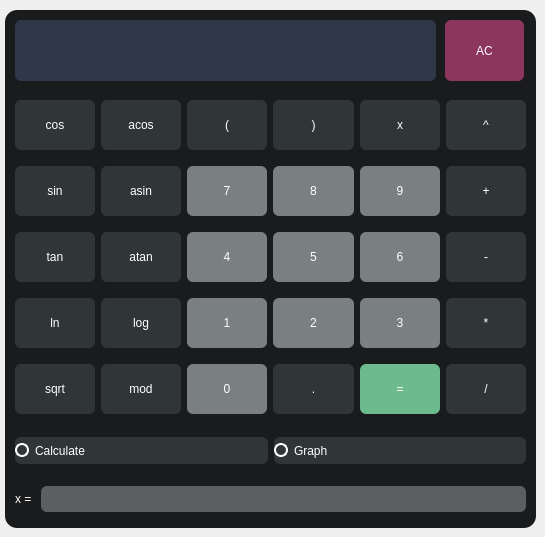
    <widget class="QWidget" name="tabCalc">
     <property name="styleSheet">
      <string notr="true">color: res;</string>
     </property>
     <attribute name="title">
      <string>Calc</string>
     </attribute>
     <widget class="QFrame" name="frameCalc">
      <property name="geometry">
       <rect>
        <x>5</x>
        <y>10</y>
        <width>531</width>
        <height>518</height>
       </rect>
      </property>
      <property name="minimumSize">
       <size>
        <width>0</width>
        <height>0</height>
       </size>
      </property>
      <property name="styleSheet">
       <string notr="true">background-color: #1a1b1c;
border-radius: 12px;</string>
      </property>
      <property name="frameShape">
       <enum>QFrame::StyledPanel</enum>
      </property>
      <property name="frameShadow">
       <enum>QFrame::Raised</enum>
      </property>
      <widget class="QLineEdit" name="expressionText">
       <property name="geometry">
        <rect>
         <x>10</x>
         <y>0</y>
         <width>421</width>
         <height>71</height>
        </rect>
       </property>
       <property name="minimumSize">
        <size>
         <width>0</width>
         <height>0</height>
        </size>
       </property>
       <property name="styleSheet">
        <string notr="true">background: #2e3848;
border-radius: 6px;
color: #FFFFFF;
font-size: 25px;
height:  70px;
margin-top: 10px;</string>
       </property>
       <property name="maxLength">
        <number>255</number>
       </property>
       <property name="alignment">
        <set>Qt::AlignRight|Qt::AlignTrailing|Qt::AlignVCenter</set>
       </property>
      </widget>
      <widget class="QWidget" name="gridLayoutWidget">
       <property name="geometry">
        <rect>
         <x>10</x>
         <y>80</y>
         <width>511</width>
         <height>337</height>
        </rect>
       </property>
       <property name="minimumSize">
        <size>
         <width>0</width>
         <height>0</height>
        </size>
       </property>
       <layout class="QGridLayout" name="calcLayout">
        <item row="0" column="4">
         <widget class="QPushButton" name="btn_x">
          <property name="minimumSize">
           <size>
            <width>0</width>
            <height>0</height>
           </size>
          </property>
          <property name="styleSheet">
           <string notr="true">QPushButton {
background: #303538;
border-radius: 6px;
color: #FFFFFF;
height:  50px;
}

QPushButton:hover {
background:  rgb(101, 114, 130);;
}
QPushButton:pressed {
background:  rgb(91, 104, 120);;
}
</string>
          </property>
          <property name="text">
           <string>x</string>
          </property>
         </widget>
        </item>
        <item row="5" column="5">
         <widget class="QPushButton" name="btn_div">
          <property name="minimumSize">
           <size>
            <width>0</width>
            <height>0</height>
           </size>
          </property>
          <property name="autoFillBackground">
           <bool>false</bool>
          </property>
          <property name="styleSheet">
           <string notr="true">QPushButton {
background: #303538;
border-radius: 6px;
color: #FFFFFF;
height:  50px;
}

QPushButton:hover {
background:  rgb(101, 114, 130);;
}
QPushButton:pressed {
background:  rgb(91, 104, 120);;
}
</string>
          </property>
          <property name="text">
           <string>/</string>
          </property>
         </widget>
        </item>
        <item row="0" column="2">
         <widget class="QPushButton" name="btn_open_bracket">
          <property name="minimumSize">
           <size>
            <width>0</width>
            <height>0</height>
           </size>
          </property>
          <property name="styleSheet">
           <string notr="true">QPushButton {
background: #303538;
border-radius: 6px;
color: #FFFFFF;
height:  50px;
}

QPushButton:hover {
background:  rgb(101, 114, 130);;
}
QPushButton:pressed {
background:  rgb(91, 104, 120);;
}
</string>
          </property>
          <property name="text">
           <string>(</string>
          </property>
         </widget>
        </item>
        <item row="2" column="1">
         <widget class="QPushButton" name="btn_atan">
          <property name="minimumSize">
           <size>
            <width>0</width>
            <height>0</height>
           </size>
          </property>
          <property name="styleSheet">
           <string notr="true">QPushButton {
background: #303538;
border-radius: 6px;
color: #FFFFFF;
height:  50px;
}

QPushButton:hover {
background:  rgb(101, 114, 130);;
}
QPushButton:pressed {
background:  rgb(91, 104, 120);;
}
</string>
          </property>
          <property name="text">
           <string>atan</string>
          </property>
         </widget>
        </item>
        <item row="1" column="5">
         <widget class="QPushButton" name="btn_plus">
          <property name="minimumSize">
           <size>
            <width>0</width>
            <height>0</height>
           </size>
          </property>
          <property name="styleSheet">
           <string notr="true">QPushButton {
background: #303538;
border-radius: 6px;
color: #FFFFFF;
height:  50px;
}

QPushButton:hover {
background:  rgb(101, 114, 130);;
}
QPushButton:pressed {
background:  rgb(91, 104, 120);;
}
</string>
          </property>
          <property name="text">
           <string>+</string>
          </property>
         </widget>
        </item>
        <item row="3" column="5">
         <widget class="QPushButton" name="btn_mul">
          <property name="minimumSize">
           <size>
            <width>0</width>
            <height>0</height>
           </size>
          </property>
          <property name="styleSheet">
           <string notr="true">QPushButton {
background: #303538;
border-radius: 6px;
color: #FFFFFF;
height:  50px;
}

QPushButton:hover {
background:  rgb(101, 114, 130);;
}
QPushButton:pressed {
background:  rgb(91, 104, 120);;
}
</string>
          </property>
          <property name="text">
           <string>*</string>
          </property>
         </widget>
        </item>
        <item row="5" column="0">
         <widget class="QPushButton" name="btn_sqrt">
          <property name="minimumSize">
           <size>
            <width>0</width>
            <height>0</height>
           </size>
          </property>
          <property name="styleSheet">
           <string notr="true">QPushButton {
background: #303538;
border-radius: 6px;
color: #FFFFFF;
height:  50px;
}

QPushButton:hover {
background:  rgb(101, 114, 130);;
}
QPushButton:pressed {
background:  rgb(91, 104, 120);;
}
</string>
          </property>
          <property name="text">
           <string>sqrt</string>
          </property>
         </widget>
        </item>
        <item row="2" column="3">
         <widget class="QPushButton" name="btn_5">
          <property name="minimumSize">
           <size>
            <width>0</width>
            <height>0</height>
           </size>
          </property>
          <property name="styleSheet">
           <string notr="true">QPushButton {
background:  #7a7f82;
border-radius: 6px;
color: #FFFFFF;
height:  50px;
}

QPushButton:hover {
background:   #516071;;
}
QPushButton:pressed {
background:  rgb(81, 94, 110);
}
</string>
          </property>
          <property name="text">
           <string>5</string>
          </property>
          <property name="autoDefault">
           <bool>false</bool>
          </property>
         </widget>
        </item>
        <item row="1" column="2">
         <widget class="QPushButton" name="btn_7">
          <property name="minimumSize">
           <size>
            <width>0</width>
            <height>0</height>
           </size>
          </property>
          <property name="styleSheet">
           <string notr="true">QPushButton {
background:  #7a7f82;
border-radius: 6px;
color: #FFFFFF;
height:  50px;
}

QPushButton:hover {
background:   #516071;;
}
QPushButton:pressed {
background:  rgb(81, 94, 110);
}
</string>
          </property>
          <property name="text">
           <string>7</string>
          </property>
         </widget>
        </item>
        <item row="2" column="4">
         <widget class="QPushButton" name="btn_6">
          <property name="minimumSize">
           <size>
            <width>0</width>
            <height>0</height>
           </size>
          </property>
          <property name="styleSheet">
           <string notr="true">QPushButton {
background:  #7a7f82;
border-radius: 6px;
color: #FFFFFF;
height:  50px;
}

QPushButton:hover {
background:   #516071;;
}
QPushButton:pressed {
background:  rgb(81, 94, 110);
}
</string>
          </property>
          <property name="text">
           <string>6</string>
          </property>
         </widget>
        </item>
        <item row="5" column="3">
         <widget class="QPushButton" name="btn_point">
          <property name="minimumSize">
           <size>
            <width>0</width>
            <height>0</height>
           </size>
          </property>
          <property name="styleSheet">
           <string notr="true">QPushButton {
background: #303538;
border-radius: 6px;
color: #FFFFFF;
height:  50px;
}

QPushButton:hover {
background:  rgb(101, 114, 130);;
}
QPushButton:pressed {
background:  rgb(91, 104, 120);;
}
</string>
          </property>
          <property name="text">
           <string>.</string>
          </property>
         </widget>
        </item>
        <item row="0" column="1">
         <widget class="QPushButton" name="btn_acos">
          <property name="minimumSize">
           <size>
            <width>0</width>
            <height>0</height>
           </size>
          </property>
          <property name="styleSheet">
           <string notr="true">QPushButton {
background: #303538;
border-radius: 6px;
color: #FFFFFF;
height:  50px;
}

QPushButton:hover {
background:  rgb(101, 114, 130);;
}
QPushButton:pressed {
background:  rgb(91, 104, 120);;
}
</string>
          </property>
          <property name="text">
           <string>acos</string>
          </property>
         </widget>
        </item>
        <item row="1" column="4">
         <widget class="QPushButton" name="btn_9">
          <property name="minimumSize">
           <size>
            <width>0</width>
            <height>0</height>
           </size>
          </property>
          <property name="styleSheet">
           <string notr="true">QPushButton {
background:  #7a7f82;
border-radius: 6px;
color: #FFFFFF;
height:  50px;
}

QPushButton:hover {
background:   #516071;;
}
QPushButton:pressed {
background:  rgb(81, 94, 110);
}
</string>
          </property>
          <property name="text">
           <string>9</string>
          </property>
         </widget>
        </item>
        <item row="0" column="3">
         <widget class="QPushButton" name="btn_close_bracket">
          <property name="minimumSize">
           <size>
            <width>0</width>
            <height>0</height>
           </size>
          </property>
          <property name="styleSheet">
           <string notr="true">QPushButton {
background: #303538;
border-radius: 6px;
color: #FFFFFF;
height:  50px;
}

QPushButton:hover {
background:  rgb(101, 114, 130);;
}
QPushButton:pressed {
background:  rgb(91, 104, 120);;
}
</string>
          </property>
          <property name="text">
           <string>)</string>
          </property>
         </widget>
        </item>
        <item row="2" column="2">
         <widget class="QPushButton" name="btn_4">
          <property name="minimumSize">
           <size>
            <width>0</width>
            <height>0</height>
           </size>
          </property>
          <property name="styleSheet">
           <string notr="true">QPushButton {
background:  #7a7f82;
border-radius: 6px;
color: #FFFFFF;
height:  50px;
}

QPushButton:hover {
background:   #516071;;
}
QPushButton:pressed {
background:  rgb(81, 94, 110);
}
</string>
          </property>
          <property name="text">
           <string>4</string>
          </property>
         </widget>
        </item>
        <item row="2" column="0">
         <widget class="QPushButton" name="btn_tan">
          <property name="minimumSize">
           <size>
            <width>0</width>
            <height>0</height>
           </size>
          </property>
          <property name="styleSheet">
           <string notr="true">QPushButton {
background: #303538;
border-radius: 6px;
color: #FFFFFF;
height:  50px;
}

QPushButton:hover {
background:  rgb(101, 114, 130);;
}
QPushButton:pressed {
background:  rgb(91, 104, 120);;
}
</string>
          </property>
          <property name="text">
           <string>tan</string>
          </property>
         </widget>
        </item>
        <item row="1" column="3">
         <widget class="QPushButton" name="btn_8">
          <property name="minimumSize">
           <size>
            <width>0</width>
            <height>0</height>
           </size>
          </property>
          <property name="styleSheet">
           <string notr="true">QPushButton {
background:  #7a7f82;
border-radius: 6px;
color: #FFFFFF;
height:  50px;
}

QPushButton:hover {
background:   #516071;;
}
QPushButton:pressed {
background:  rgb(81, 94, 110);
}
</string>
          </property>
          <property name="text">
           <string>8</string>
          </property>
         </widget>
        </item>
        <item row="3" column="4">
         <widget class="QPushButton" name="btn_3">
          <property name="minimumSize">
           <size>
            <width>0</width>
            <height>0</height>
           </size>
          </property>
          <property name="styleSheet">
           <string notr="true">QPushButton {
background:  #7a7f82;
border-radius: 6px;
color: #FFFFFF;
height:  50px;
}

QPushButton:hover {
background:   #516071;;
}
QPushButton:pressed {
background:  rgb(81, 94, 110);
}
</string>
          </property>
          <property name="text">
           <string>3</string>
          </property>
         </widget>
        </item>
        <item row="1" column="0">
         <widget class="QPushButton" name="btn_sin">
          <property name="minimumSize">
           <size>
            <width>0</width>
            <height>0</height>
           </size>
          </property>
          <property name="styleSheet">
           <string notr="true">QPushButton {
background: #303538;
border-radius: 6px;
color: #FFFFFF;
height:  50px;
}

QPushButton:hover {
background:  rgb(101, 114, 130);;
}
QPushButton:pressed {
background:  rgb(91, 104, 120);;
}
</string>
          </property>
          <property name="text">
           <string>sin</string>
          </property>
         </widget>
        </item>
        <item row="3" column="0">
         <widget class="QPushButton" name="btn_ln">
          <property name="minimumSize">
           <size>
            <width>0</width>
            <height>0</height>
           </size>
          </property>
          <property name="styleSheet">
           <string notr="true">QPushButton {
background: #303538;
border-radius: 6px;
color: #FFFFFF;
height:  50px;
}

QPushButton:hover {
background:  rgb(101, 114, 130);;
}
QPushButton:pressed {
background:  rgb(91, 104, 120);;
}
</string>
          </property>
          <property name="text">
           <string>ln</string>
          </property>
         </widget>
        </item>
        <item row="1" column="1">
         <widget class="QPushButton" name="btn_asin">
          <property name="minimumSize">
           <size>
            <width>0</width>
            <height>0</height>
           </size>
          </property>
          <property name="styleSheet">
           <string notr="true">QPushButton {
background: #303538;
border-radius: 6px;
color: #FFFFFF;
height:  50px;
}

QPushButton:hover {
background:  rgb(101, 114, 130);;
}
QPushButton:pressed {
background:  rgb(91, 104, 120);;
}
</string>
          </property>
          <property name="text">
           <string>asin</string>
          </property>
         </widget>
        </item>
        <item row="5" column="4">
         <widget class="QPushButton" name="btn_equal">
          <property name="minimumSize">
           <size>
            <width>0</width>
            <height>0</height>
           </size>
          </property>
          <property name="styleSheet">
           <string notr="true">QPushButton {
background: #6cba8e;
border-radius: 6px;
color: #FFFFFF;
height:  50px;
}

QPushButton:hover {
background-color: rgb(201, 134, 255);
}
QPushButton:pressed {
background-color:  rgb(122, 232, 160);
}
</string>
          </property>
          <property name="text">
           <string>=</string>
          </property>
         </widget>
        </item>
        <item row="3" column="1">
         <widget class="QPushButton" name="btn_log">
          <property name="minimumSize">
           <size>
            <width>0</width>
            <height>0</height>
           </size>
          </property>
          <property name="styleSheet">
           <string notr="true">QPushButton {
background: #303538;
border-radius: 6px;
color: #FFFFFF;
height:  50px;
}

QPushButton:hover {
background:  rgb(101, 114, 130);;
}
QPushButton:pressed {
background:  rgb(91, 104, 120);;
}
</string>
          </property>
          <property name="text">
           <string>log</string>
          </property>
         </widget>
        </item>
        <item row="2" column="5">
         <widget class="QPushButton" name="btn_minus">
          <property name="minimumSize">
           <size>
            <width>0</width>
            <height>0</height>
           </size>
          </property>
          <property name="styleSheet">
           <string notr="true">QPushButton {
background: #303538;
border-radius: 6px;
color: #FFFFFF;
height:  50px;
}

QPushButton:hover {
background:  rgb(101, 114, 130);;
}
QPushButton:pressed {
background:  rgb(91, 104, 120);;
}
</string>
          </property>
          <property name="text">
           <string>-</string>
          </property>
         </widget>
        </item>
        <item row="3" column="2">
         <widget class="QPushButton" name="btn_1">
          <property name="enabled">
           <bool>true</bool>
          </property>
          <property name="minimumSize">
           <size>
            <width>0</width>
            <height>0</height>
           </size>
          </property>
          <property name="mouseTracking">
           <bool>true</bool>
          </property>
          <property name="styleSheet">
           <string notr="true">QPushButton {
background:  #7a7f82;
border-radius: 6px;
color: #FFFFFF;
height:  50px;
}

QPushButton:hover {
background:   #516071;;
}
QPushButton:pressed {
background:  rgb(81, 94, 110);
}
</string>
          </property>
          <property name="text">
           <string>1</string>
          </property>
         </widget>
        </item>
        <item row="5" column="2">
         <widget class="QPushButton" name="btn_0">
          <property name="minimumSize">
           <size>
            <width>0</width>
            <height>0</height>
           </size>
          </property>
          <property name="styleSheet">
           <string notr="true">QPushButton {
background:  #7a7f82;
border-radius: 6px;
color: #FFFFFF;

height:  50px;
}

QPushButton:hover {
background:   #516071;;
}
QPushButton:pressed {
background:  rgb(81, 94, 110);
}
</string>
          </property>
          <property name="text">
           <string>0</string>
          </property>
         </widget>
        </item>
        <item row="3" column="3">
         <widget class="QPushButton" name="btn_2">
          <property name="minimumSize">
           <size>
            <width>0</width>
            <height>0</height>
           </size>
          </property>
          <property name="styleSheet">
           <string notr="true">QPushButton {
background:  #7a7f82;
border-radius: 6px;
color: #FFFFFF;
height:  50px;
}

QPushButton:hover {
background:   #516071;;
}
QPushButton:pressed {
background:  rgb(81, 94, 110);
}
</string>
          </property>
          <property name="text">
           <string>2</string>
          </property>
         </widget>
        </item>
        <item row="0" column="0">
         <widget class="QPushButton" name="btn_cos">
          <property name="minimumSize">
           <size>
            <width>0</width>
            <height>0</height>
           </size>
          </property>
          <property name="styleSheet">
           <string notr="true">QPushButton {
background: #303538;
border-radius: 6px;
color: #FFFFFF;
height:  50px;
}

QPushButton:hover {
background:  rgb(101, 114, 130);;
}
QPushButton:pressed {
background:  rgb(91, 104, 120);;
}
</string>
          </property>
          <property name="text">
           <string>cos</string>
          </property>
         </widget>
        </item>
        <item row="0" column="5">
         <widget class="QPushButton" name="btn_pow">
          <property name="minimumSize">
           <size>
            <width>0</width>
            <height>0</height>
           </size>
          </property>
          <property name="styleSheet">
           <string notr="true">QPushButton {
background: #303538;
border-radius: 6px;
color: #FFFFFF;
height:  50px;
}

QPushButton:hover {
background:  rgb(101, 114, 130);;
}
QPushButton:pressed {
background:  rgb(91, 104, 120);;
}
</string>
          </property>
          <property name="text">
           <string>^</string>
          </property>
         </widget>
        </item>
        <item row="5" column="1">
         <widget class="QPushButton" name="btn_mod">
          <property name="minimumSize">
           <size>
            <width>0</width>
            <height>0</height>
           </size>
          </property>
          <property name="styleSheet">
           <string notr="true">QPushButton {
background: #303538;
border-radius: 6px;
color: #FFFFFF;
height:  50px;
}

QPushButton:hover {
background:  rgb(101, 114, 130);;
}
QPushButton:pressed {
background:  rgb(91, 104, 120);;
}
</string>
          </property>
          <property name="text">
           <string>mod</string>
          </property>
         </widget>
        </item>
       </layout>
      </widget>
      <widget class="QPushButton" name="btn_clear">
       <property name="geometry">
        <rect>
         <x>440</x>
         <y>10</y>
         <width>79</width>
         <height>61</height>
        </rect>
       </property>
       <property name="minimumSize">
        <size>
         <width>0</width>
         <height>0</height>
        </size>
       </property>
       <property name="styleSheet">
        <string notr="true">QPushButton {
background: #8c355f;
border-radius: 6px;
color: #FFFFFF;
height:  70px;
}

QPushButton:hover {
background:  rgb(101, 114, 130);;
}
QPushButton:pressed {
background:  rgb(91, 104, 120);;
}
</string>
       </property>
       <property name="text">
        <string>AC</string>
       </property>
      </widget>
      <widget class="QWidget" name="gridLayoutWidget_3">
       <property name="geometry">
        <rect>
         <x>10</x>
         <y>420</y>
         <width>511</width>
         <height>41</height>
        </rect>
       </property>
       <layout class="QGridLayout" name="modeCalcGraph">
        <item row="0" column="1">
         <widget class="QRadioButton" name="tgl_graph">
          <property name="styleSheet">
           <string notr="true">QRadioButton {
border-radius: 6px;
color: #FFFFFF;
height:  27px;
background: #303538
}

QRadioButton:checked{
	background: #6cba8e
}

QRadioButton::indicator {
    width:                  10px;
    height:                 10px;
    border-radius:      7px;
	border: 2px solid white;
}

QRadioButton::indicator:checked {
	background-color: #7a7f82;
}</string>
          </property>
          <property name="text">
           <string>Graph</string>
          </property>
         </widget>
        </item>
        <item row="0" column="0">
         <widget class="QRadioButton" name="tgl_calc">
          <property name="styleSheet">
           <string notr="true">QRadioButton {
border-radius: 6px;
color: #FFFFFF;
height:  27px;
background: #303538
}

QRadioButton:checked{
	background: #6cba8e
}

QRadioButton::indicator {
    width:                  10px;
    height:                 10px;
    border-radius:      7px;
	border: 2px solid white;
}

QRadioButton::indicator:checked {
	background-color: #7a7f82;
}</string>
          </property>
          <property name="text">
           <string>Calculate</string>
          </property>
         </widget>
        </item>
       </layout>
      </widget>
      <widget class="QWidget" name="calcX" native="true">
       <property name="geometry">
        <rect>
         <x>10</x>
         <y>465</y>
         <width>511</width>
         <height>48</height>
        </rect>
       </property>
       <property name="sizePolicy">
        <sizepolicy hsizetype="Preferred" vsizetype="Preferred">
         <horstretch>0</horstretch>
         <verstretch>0</verstretch>
        </sizepolicy>
       </property>
       <layout class="QHBoxLayout" name="horizontalLayout_2">
        <property name="leftMargin">
         <number>0</number>
        </property>
        <property name="topMargin">
         <number>0</number>
        </property>
        <property name="rightMargin">
         <number>0</number>
        </property>
        <property name="bottomMargin">
         <number>0</number>
        </property>
        <item>
         <widget class="QLabel" name="labelX">
          <property name="sizePolicy">
           <sizepolicy hsizetype="Fixed" vsizetype="Preferred">
            <horstretch>0</horstretch>
            <verstretch>0</verstretch>
           </sizepolicy>
          </property>
          <property name="styleSheet">
           <string notr="true">color: #FFFFFF;</string>
          </property>
          <property name="text">
           <string>x = </string>
          </property>
         </widget>
        </item>
        <item>
         <widget class="QLineEdit" name="valueX">
          <property name="focusPolicy">
           <enum>Qt::StrongFocus</enum>
          </property>
          <property name="styleSheet">
           <string notr="true">font-size: 20px;
color: white;
/*background-color: #7a7f82;*/
background: #5c5f61;
border-radius: 6px;
</string>
          </property>
         </widget>
        </item>
       </layout>
      </widget>
      <widget class="QWidget" name="graphX" native="true">
       <property name="geometry">
        <rect>
         <x>10</x>
         <y>465</y>
         <width>511</width>
         <height>48</height>
        </rect>
       </property>
       <layout class="QHBoxLayout" name="horizontalLayout">
        <property name="leftMargin">
         <number>0</number>
        </property>
        <property name="topMargin">
         <number>0</number>
        </property>
        <property name="rightMargin">
         <number>0</number>
        </property>
        <property name="bottomMargin">
         <number>0</number>
        </property>
        <item>
         <widget class="QLabel" name="labelXMinMax">
          <property name="sizePolicy">
           <sizepolicy hsizetype="Fixed" vsizetype="Preferred">
            <horstretch>0</horstretch>
            <verstretch>0</verstretch>
           </sizepolicy>
          </property>
          <property name="styleSheet">
           <string notr="true">color: #FFFFFF;</string>
          </property>
          <property name="text">
           <string>x = </string>
          </property>
         </widget>
        </item>
        <item>
         <widget class="QLineEdit" name="valueXMin">
          <property name="styleSheet">
           <string notr="true">font-size: 20px;
color: white;
background-color: #5c5f61;
border-radius: 6px;
</string>
          </property>
         </widget>
        </item>
        <item>
         <widget class="QLineEdit" name="valueXMax">
          <property name="styleSheet">
           <string notr="true">font-size: 20px;
color: white;
background-color: #5c5f61;
border-radius: 6px;
</string>
          </property>
         </widget>
        </item>
       </layout>
      </widget>
      <zorder>expressionText</zorder>
      <zorder>gridLayoutWidget</zorder>
      <zorder>btn_clear</zorder>
      <zorder>gridLayoutWidget_3</zorder>
      <zorder>graphX</zorder>
      <zorder>calcX</zorder>
     </widget>
    </widget>
